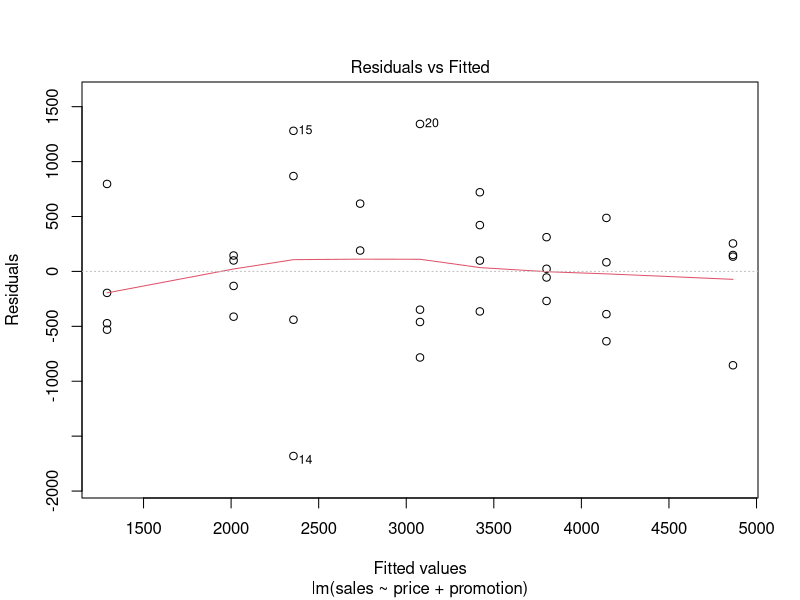
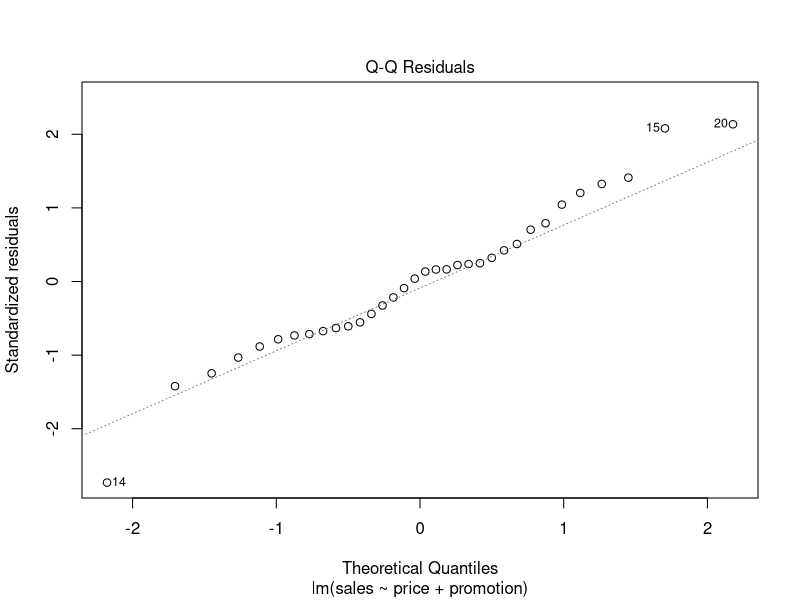
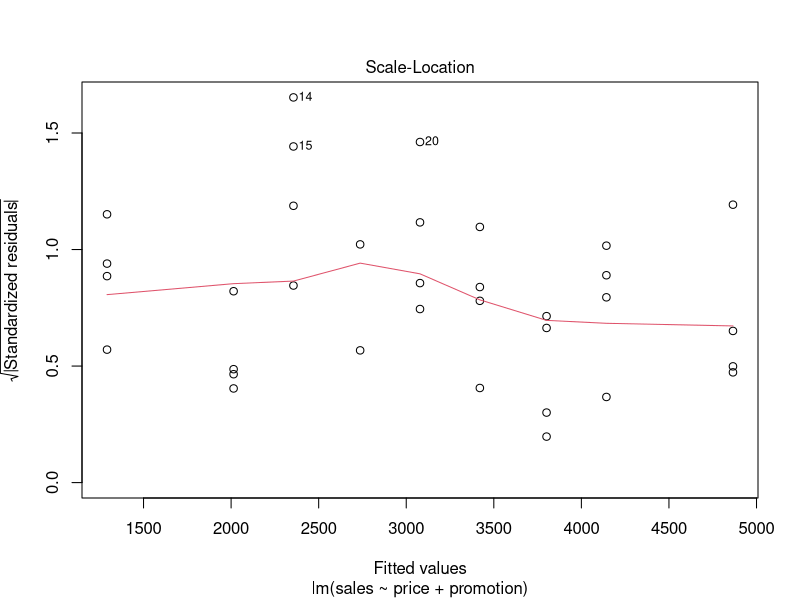
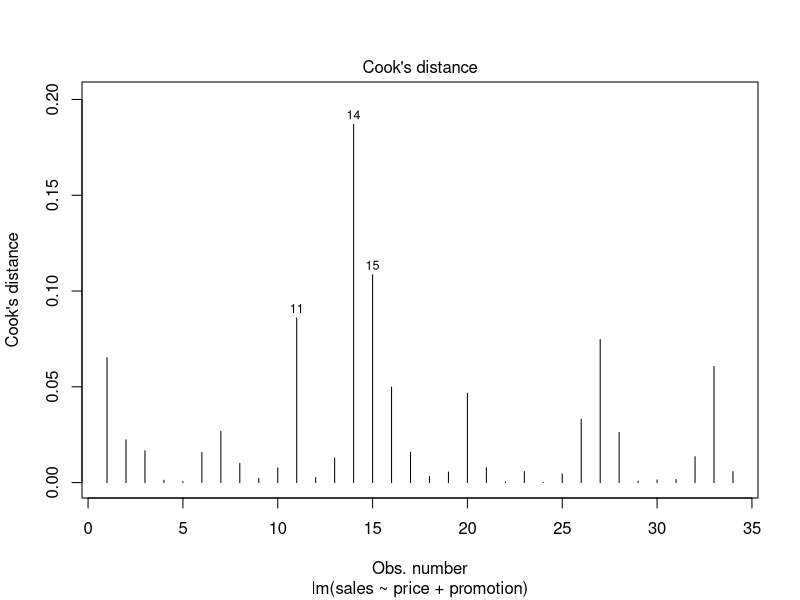
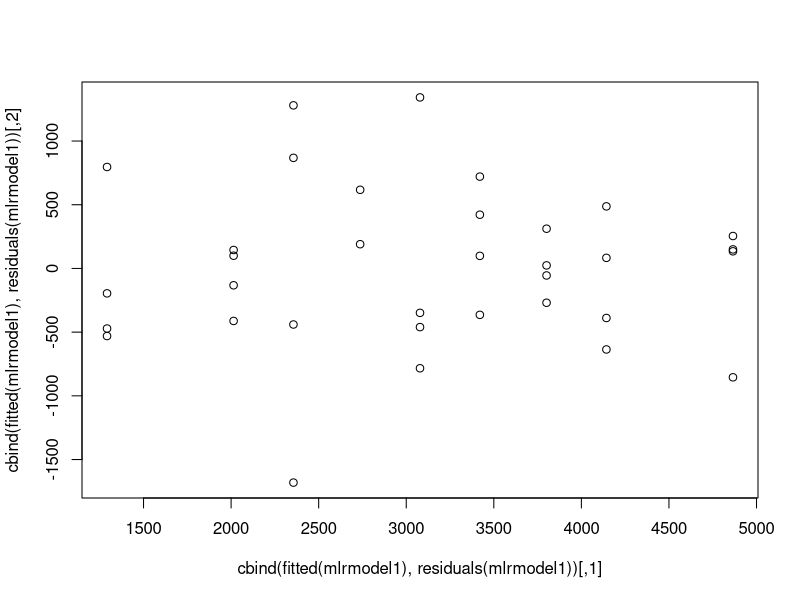
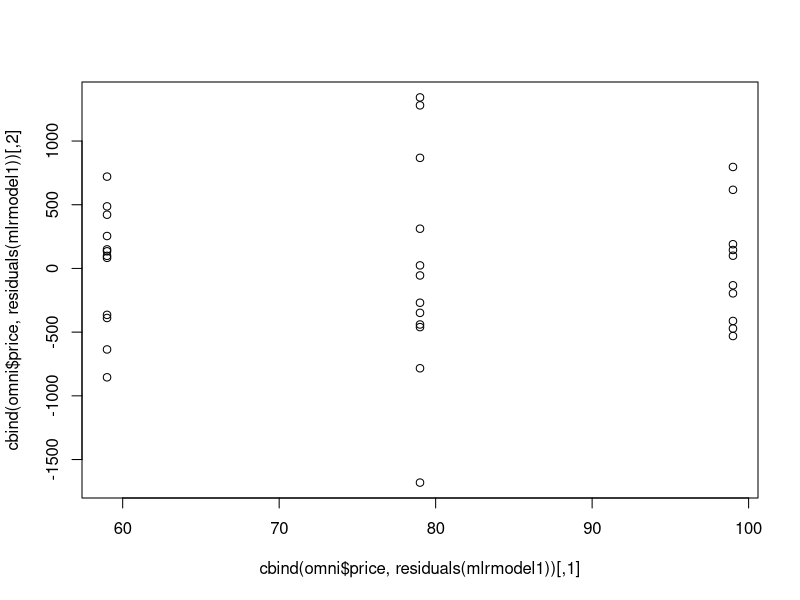
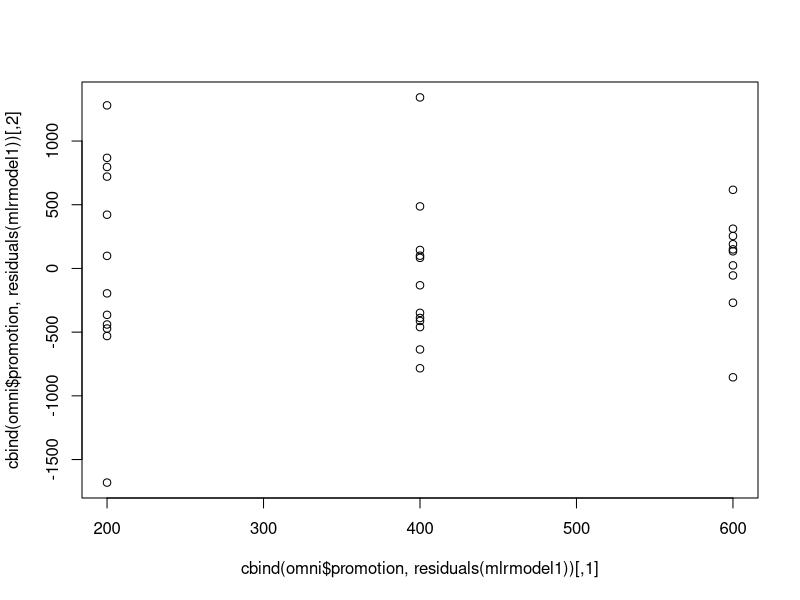

Write the R code that produced these figures, in order.
#Multiple Linear Regression 

#Omni Store

sales= c(4141,3842,3056,3519,4226, 4630,3507,3754, 5000,5120,4011, 5015,1916,675, 3636,3224,2295, 2730,2618,4421, 4113,3746, 3532, 3825,1096, 761,2088,820,2114, 1882,2159,1602,3354,2927)
price = c(59,59,59,59,59,59,59,59,59,59,59,59, 79,79,79,79,79,79,79,79,79, 79,79,79,99,99, 99,99,99,99,99,99,99,99)
promotion= c(200,200,200,200,400,400,400,400, 600,600,600,600,200,200,200,200, 400,400,400,400,600,600,600,600, 200,200,200,200,400,400,400,400,600,600)


omni = data.frame(sales, price, promotion)
head(omni)
str(omni)
range(omni$sales)

#MLR
?lm  # function(arguments)
(mlrmodel1 = lm(formula = sales ~ price + promotion, data=omni))  # sales dependent on price and promotion both
# or
mlrmodel1 = lm(data=omni, formula = sales ~ price + promotion)

(mlrmodel2 = lm(formula = sales ~ price, data=omni))
coef(mlrmodel1)

summary(mlrmodel1)
#summary(mlrmodel2)

anova(mlrmodel1)
#
coef(mlrmodel1)


#R2 and Adjs R2
names(mlrmodel1)
(r2 = summary(mlrmodel1)$r.squared)
k = 2 # no of IVs
(n = nrow(omni)) # sample size
(adjr2 = 1 - ( (1 - r2) * ((n - 1)/ (n - k - 1))))
summary(mlrmodel1)$r.squared


# Fstatistics
summary(mlrmodel1)$fstatistic[1]  # from output of model
(df1 = k) ;  (df2 = n-k-1)  
qf(.95, df1, df2)  # from table wrt df1 & df2
#Model Fstats > table(Fstat) 

# Pvalue of Model
fstat = summary(mlrmodel1)$fstatistic 
pf(fstat[1], fstat[2], fstat[3], lower.tail=FALSE) 
# this is  < 0.05 : Significant
# 
plot(mlrmodel1,1)  # no pattern, equal variance
plot(mlrmodel1,2)  # Residues are normally distributed
plot(mlrmodel1,3)
plot(mlrmodel1,4)  # tells outliers which affect model


# Confidence Intervals


#Fitted values : Predicting on IVs using model
fitted(mlrmodel1)
residuals(mlrmodel1) 
mlrmodel1$residuals
cbind(omni$sales, fitted(mlrmodel1), omni$sales - fitted(mlrmodel1), residuals(mlrmodel1))

#sqrt(sum((residuals(mlrmodel1)^2)))
names(mlrmodel1)
summary(mlrmodel1)


#Predicted Values
fitted(mlrmodel1)
names(omni)
(ndata1 = data.frame(price=c(60,70), promotion=c(300,400))) # target inputs for which I need to find the Sales value
predict(mlrmodel1, newdata=ndata1, predict='response')
# or
predict(mlrmodel1, newdata=ndata1)
cbind(ndata1, Predict=predict(mlrmodel1, newdata=ndata1, predict='response'))

#Diagnostics Test for Checking Assumptions 
#Should be Linear relationship between Residuals Vs Ypi, X1i, X2i
cbind(fitted(mlrmodel1), residuals(mlrmodel1))
plot(cbind(fitted(mlrmodel1), residuals(mlrmodel1)))
#not quadratic
plot(cbind(omni$price, residuals(mlrmodel1)))
plot(cbind(omni$promotion, residuals(mlrmodel1)))
#May indicate quadratic term of IVs


#Train and Test Data


# RMSE